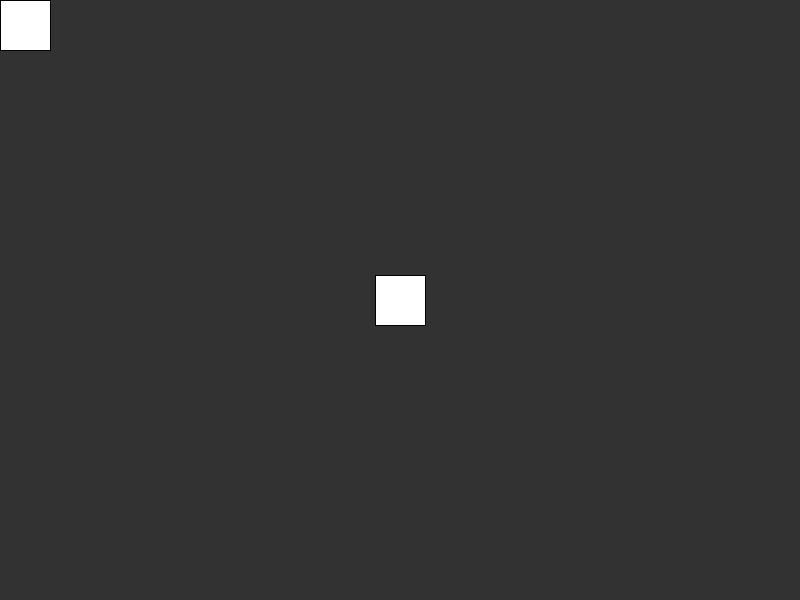
Frame 1 (no input)
Frame 60 (the mouse pressed at the canvas centre just before this capture): identical to frame 1, image omitted
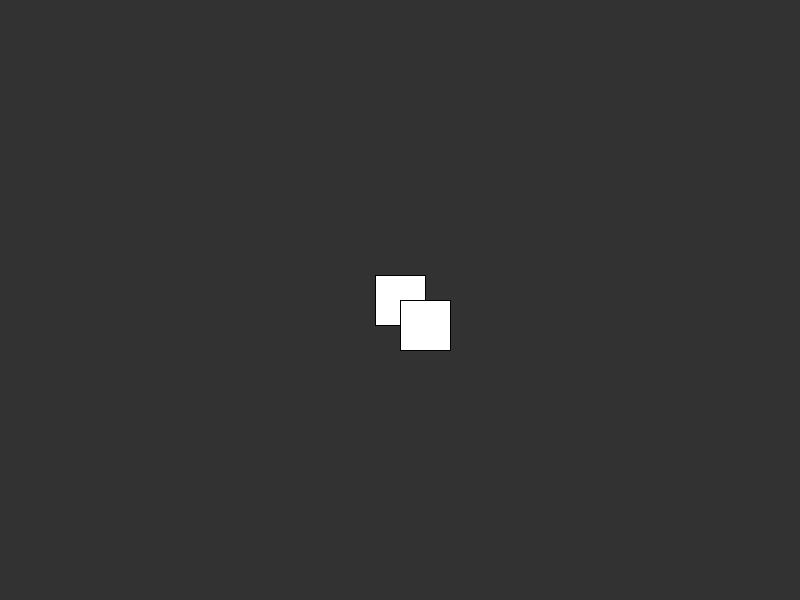
Frame 120 (the mouse held since frame 60 and released just before this capture)

The Processing sketch that drew these frames (run headless with seeded random() and noise(); from frame 60 on, the mouse is pressed at the canvas centre):

// Processing sketch: simple_detect_side_collision
// ── simple_detect_side_collision.pde
class Circle {
  float x;
  float y;
  float size;

  Circle(float posX, float posY) {
    x = posX;
    y = posY;
    size = 15;
  }

  public void draw() {
    circle(x, y, size);
  }
}

class Rectangle {
  float x;
  float y;
  float rWidth;
  float rHeight;

  Rectangle(float posX, float posY) {
    x = posX;
    y = posY;
    rWidth = 50;
    rHeight = 50;
  }

  public void draw() {
    rect(x, y, rWidth, rHeight);
  }
}

//Circle circle;
Rectangle rect1;
Rectangle rect2;

void setup() {
  size(800, 600);
  frameRate(60);

  //circle = new Circle(0, 0);
  rect1 = new Rectangle(width / 2 - 25, height / 2 - 25);
  rect2 = new Rectangle(0, 0);
}
void draw() {
  //circle.x = mouseX;
  //circle.y = mouseY;
  rect2.x = mouseX;
  rect2.y = mouseY;

  checkCollisions();

  background(50);
  //circle.draw();
  rect1.draw();
  rect2.draw();
}

void checkCollisions() {
  if (rect1.x < rect2.x + rect2.rWidth &&
    rect1.x + rect1.rWidth > rect2.x &&
    rect1.y < rect2.y + rect2.rHeight &&
    rect1.y + rect1.rHeight > rect2.y) {
    float dx = rect2.x - rect1.x;
    float dy = rect2.y - rect1.y;

    //float circleRadius = circle.size / 2;
    float halfWidthRect1 = rect1.rWidth / 2;
    float halfHeightRect1 = rect1.rHeight / 2;
    float halfWidthRect2 = rect2.rWidth / 2;
    float halfHeightRect2 = rect2.rHeight / 2;

    float offsetX = halfWidthRect1 + halfWidthRect2 - abs(dx);
    float offsetY = halfHeightRect1 + halfHeightRect2 - abs(dy);

    if (offsetX < offsetY) {
      if (dx > 0) {
        println("RIGHT");
      } else {
        println("LEFT");
      }
    } else {
      if (dy > 0) {
        println("DOWN");
      } else {
        println("TOP");
      }
    }
  }
}
